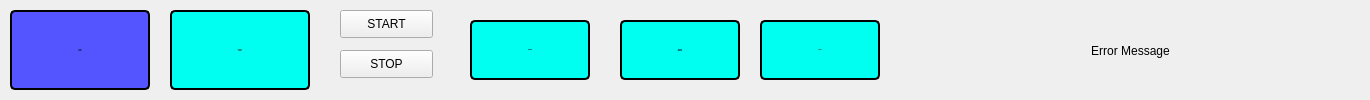
     <widget class="QFrame" name="top_frame">
      <property name="autoFillBackground">
       <bool>false</bool>
      </property>
      <property name="styleSheet">
       <string notr="true"/>
      </property>
      <property name="frameShape">
       <enum>QFrame::NoFrame</enum>
      </property>
      <property name="frameShadow">
       <enum>QFrame::Plain</enum>
      </property>
      <widget class="QPushButton" name="pushButton">
       <property name="geometry">
        <rect>
         <x>10</x>
         <y>10</y>
         <width>140</width>
         <height>80</height>
        </rect>
       </property>
       <property name="minimumSize">
        <size>
         <width>140</width>
         <height>80</height>
        </size>
       </property>
       <property name="font">
        <font>
         <family>Roboto</family>
         <pointsize>-1</pointsize>
         <weight>75</weight>
         <italic>false</italic>
         <bold>true</bold>
        </font>
       </property>
       <property name="styleSheet">
        <string notr="true">background: #5555FF;
border: 2px solid #000000;
border-radius: 5px;
font: bold 26px &quot;Roboto&quot;;</string>
       </property>
       <property name="text">
        <string>RINSE 
MODE</string>
       </property>
      </widget>
      <widget class="QPushButton" name="pushButton_2">
       <property name="geometry">
        <rect>
         <x>170</x>
         <y>10</y>
         <width>140</width>
         <height>80</height>
        </rect>
       </property>
       <property name="minimumSize">
        <size>
         <width>140</width>
         <height>80</height>
        </size>
       </property>
       <property name="font">
        <font>
         <family>Roboto</family>
         <pointsize>-1</pointsize>
         <weight>75</weight>
         <italic>false</italic>
         <bold>true</bold>
        </font>
       </property>
       <property name="styleSheet">
        <string notr="true">background: #00FFF0;
border: 2px solid #000000;
border-radius: 5px;
font: bold 26px &quot;Roboto&quot;;</string>
       </property>
       <property name="text">
        <string>DIALYSIS 
MODE</string>
       </property>
      </widget>
      <widget class="QPushButton" name="pushButton_6">
       <property name="geometry">
        <rect>
         <x>470</x>
         <y>20</y>
         <width>120</width>
         <height>60</height>
        </rect>
       </property>
       <property name="minimumSize">
        <size>
         <width>120</width>
         <height>60</height>
        </size>
       </property>
       <property name="font">
        <font>
         <family>Roboto</family>
         <pointsize>-1</pointsize>
         <weight>75</weight>
         <italic>false</italic>
         <bold>true</bold>
        </font>
       </property>
       <property name="styleSheet">
        <string notr="true">background: #00FFF0;
border: 2px solid #000000;
border-radius: 5px;
font: bold 16px &quot;Roboto&quot;;</string>
       </property>
       <property name="text">
        <string>DIALYSE</string>
       </property>
      </widget>
      <widget class="QPushButton" name="pushButton_7">
       <property name="geometry">
        <rect>
         <x>620</x>
         <y>20</y>
         <width>120</width>
         <height>60</height>
        </rect>
       </property>
       <property name="minimumSize">
        <size>
         <width>120</width>
         <height>60</height>
        </size>
       </property>
       <property name="font">
        <font>
         <family>Roboto</family>
         <pointsize>-1</pointsize>
         <weight>75</weight>
         <italic>false</italic>
         <bold>true</bold>
        </font>
       </property>
       <property name="styleSheet">
        <string notr="true">background: #00FFF0;
border: 2px solid #000000;
border-radius: 5px;
font: bold 16px &quot;Roboto&quot;;</string>
       </property>
       <property name="text">
        <string>BYPASS/
RELEASE</string>
       </property>
      </widget>
      <widget class="QPushButton" name="pushButton_8">
       <property name="geometry">
        <rect>
         <x>760</x>
         <y>20</y>
         <width>120</width>
         <height>60</height>
        </rect>
       </property>
       <property name="minimumSize">
        <size>
         <width>120</width>
         <height>60</height>
        </size>
       </property>
       <property name="font">
        <font>
         <family>Roboto</family>
         <pointsize>-1</pointsize>
         <weight>75</weight>
         <italic>false</italic>
         <bold>true</bold>
        </font>
       </property>
       <property name="styleSheet">
        <string notr="true">background: #00FFF0;
border: 2px solid #000000;
border-radius: 5px;
font: bold 16px &quot;Roboto&quot;;</string>
       </property>
       <property name="text">
        <string>DRAIN</string>
       </property>
      </widget>
      <widget class="QLabel" name="label_8">
       <property name="geometry">
        <rect>
         <x>900</x>
         <y>10</y>
         <width>461</width>
         <height>81</height>
        </rect>
       </property>
       <property name="styleSheet">
        <string notr="true">font: bold 16px &quot;Roboto&quot;</string>
       </property>
       <property name="text">
        <string>Error Message</string>
       </property>
       <property name="alignment">
        <set>Qt::AlignCenter</set>
       </property>
      </widget>
      <widget class="QPushButton" name="startcd_btn">
       <property name="geometry">
        <rect>
         <x>340</x>
         <y>10</y>
         <width>93</width>
         <height>28</height>
        </rect>
       </property>
       <property name="text">
        <string>START</string>
       </property>
      </widget>
      <widget class="QPushButton" name="stopcd_btn">
       <property name="geometry">
        <rect>
         <x>340</x>
         <y>50</y>
         <width>93</width>
         <height>28</height>
        </rect>
       </property>
       <property name="text">
        <string>STOP</string>
       </property>
      </widget>
     </widget>
